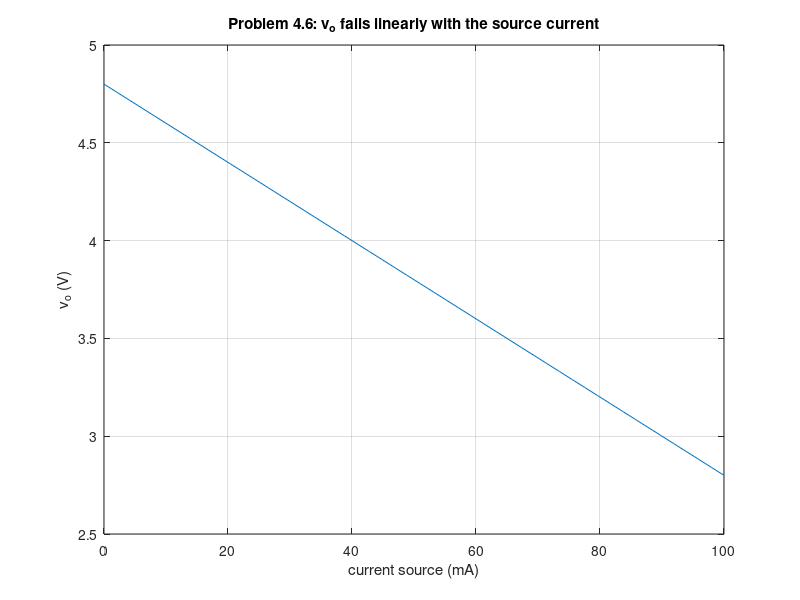

This chart was generated by the following MATLAB code:
% Circuits 1 — Introduction to the Node-Voltage Method
%title: Node Voltages with a Conductance Matrix
%ar-title: جهود العقد بمصفوفة الموصلية
%lesson: c1-techniques-1
%course: circuits-1

%% Fig. 4.5
%ar: العقدة 1: (v1 − 10)/1 + v1/5 + (v1 − v2)/2 = 0. العقدة 2: (v2 − v1)/2 + v2/10 − 2 = 0. نكتبهما G v = i.
G = [1/1 + 1/5 + 1/2, -1/2
     -1/2,            1/2 + 1/10];
i = [10/1; 2];
v = G \ i;
fprintf('v1 = %.4f V (100/11), v2 = %.4f V (120/11)\n', v(1), v(2))
%check: abs(v(1) - 100/11) < 1e-12 && abs(v(2) - 120/11) < 1e-12

%% Example 4.2
%ar: مثال 4.2: عقدة واحدة: (v1 − 50)/5 + v1/10 + v1/40 − 3 = 0. ثم ia و ib و ic وقدرة المصدرين.
v1 = (50/5 + 3) / (1/5 + 1/10 + 1/40);
ia = (50 - v1)/5; ib = v1/10; ic = v1/40;
fprintf('v1 = %g V, ia = %g A, ib = %g A, ic = %g A, p50V = %g W, p3A = %g W\n', v1, ia, ib, ic, -50*ia, -3*v1)
%check: abs(v1 - 40) < 1e-12 && abs(-50*ia + 100) < 1e-9 && abs(-3*v1 + 120) < 1e-9

%%! Project idea: Problem 4.6 (tutorial)
%ar: مشروع: مسألة 4.6: 20 Ω و 80 Ω على التوالي مع 24 V، و 25 Ω، ومصدر 40 mA خارج من العقدة. نرسم vo مقابل تيار المصدر.
vo = (24/100 - 0.04) / (1/100 + 1/25);
fprintf('vo = %g V\n', vo)
%check: abs(vo - 4) < 1e-12
Is = linspace(0, 0.1, 50); vos = (24/100 - Is) / (1/100 + 1/25);
plot(Is*1000, vos); grid on; xlabel('current source (mA)'); ylabel('v_o (V)'); title('Problem 4.6: v_o falls linearly with the source current')
